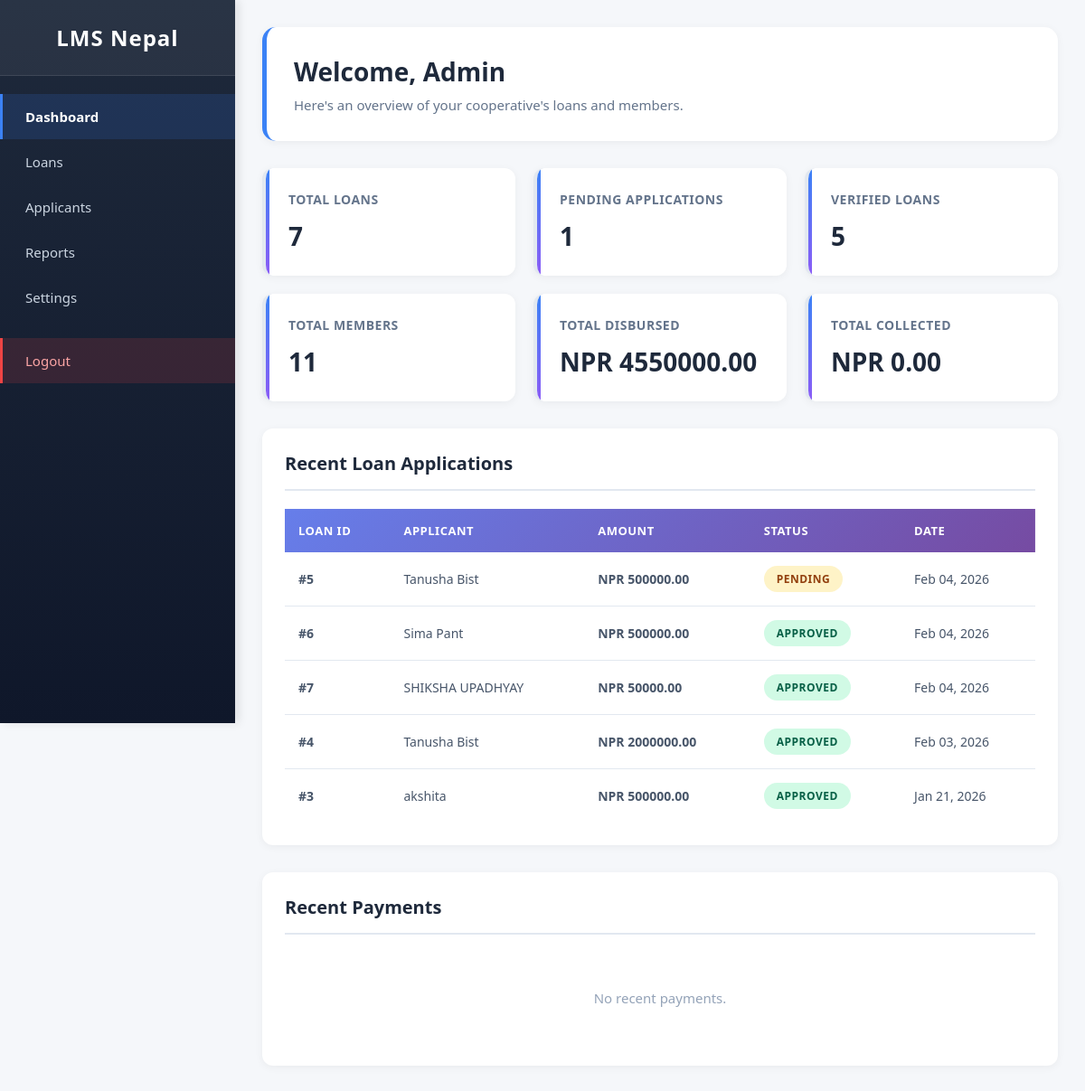
/admin-dashboard/ (signed in), run on the app's committed database.
### core/models.py (models this page shows, shortened)
class Loan(models.Model):
    member = models.ForeignKey(Member, on_delete=models.CASCADE)
    loan_type = models.CharField(max_length=50, blank=True)
    amount = models.DecimalField(max_digits=10, decimal_places=2)
    duration_months = models.IntegerField(default=12)
    interest_rate = models.DecimalField(max_digits=5, decimal_places=2)
    purpose = models.TextField(blank=True)
    issued_date = models.DateField(auto_now_add=True)
    due_date = models.DateField()
    monthly_income = models.DecimalField(max_digits=10, decimal_places=2, null=True, blank=True)
    employment_type = models.CharField(max_length=50, blank=True)
    existing_loans = models.CharField(max_length=10, blank=True)
    repayment_method = models.CharField(max_length=50, blank=True)
    remarks = models.TextField(blank=True)
    personal_reason = models.CharField(max_length=100, blank=True, null=True)
    existing_emi = models.DecimalField(max_digits=10, decimal_places=2, null=True, blank=True)
    property_type = models.CharField(max_length=50, blank=True, null=True)
    property_value = models.DecimalField(max_digits=12, decimal_places=2, null=True, blank=True)
    property_location = models.CharField(max_length=200, blank=True, null=True)
    construction_status = models.CharField(max_length=50, blank=True, null=True)
    property_documents = models.FileField(upload_to='loan_documents/', blank=True, null=True)
    co_applicant_name = models.CharField(max_length=100, blank=True, null=True)
    co_applicant_relation = models.CharField(max_length=50, blank=True, null=True)
    student_name = models.CharField(max_length=100, blank=True, null=True)
    course_name = models.CharField(max_length=200, blank=True, null=True)
    institution_name = models.CharField(max_length=200, blank=True, null=True)
    institution_location = models.CharField(max_length=100, blank=True, null=True)
    course_duration = models.IntegerField(null=True, blank=True)
    admission_letter = models.FileField(upload_to='loan_documents/', blank=True, null=True)
    guardian_name = models.CharField(max_length=100, blank=True, null=True)
    guardian_income = models.DecimalField(max_digits=10, decimal_places=2, null=True, blank=True)
    business_name = models.CharField(max_length=200, blank=True, null=True)
    business_type = models.CharField(max_length=100, blank=True, null=True)
    business_registration = models.CharField(max_length=100, blank=True, null=True)
    business_age = models.IntegerField(null=True, blank=True)
    annual_turnover = models.DecimalField(max_digits=12, decimal_places=2, null=True, blank=True)
    business_plan = models.FileField(upload_to='loan_documents/', blank=True, null=True)
    business_address = models.TextField(blank=True, null=True)
    farm_size = models.DecimalField(max_digits=8, decimal_places=2, null=True, blank=True)
    farming_type = models.CharField(max_length=100, blank=True, null=True)
    land_ownership = models.CharField(max_length=50, blank=True, null=True)
    crop_type = models.CharField(max_length=200, blank=True, null=True)
    land_documents = models.FileField(upload_to='loan_documents/', blank=True, null=True)
    irrigation_facility = models.CharField(max_length=20, blank=True, null=True)
    farming_experience = models.IntegerField(null=True, blank=True)
    status = models.CharField(
        max_length=20,
        choices=[
            ('pending', 'Pending'),
            ('approved', 'Approved'),
            ('closed', 'Closed'),
        ],
        default='pending'
    )

class Member(models.Model):
    user = models.OneToOneField(User, on_delete=models.CASCADE)
    phone = models.CharField(max_length=15)
    address = models.TextField()
    dob = models.DateField(null=True, blank=True)
    occupation = models.CharField(max_length=100, blank=True)
    monthly_income = models.DecimalField(max_digits=10, decimal_places=2, null=True, blank=True)
    joined_date = models.DateField(auto_now_add=True)
    profile_photo = models.ImageField(upload_to='profile_photos/', null=True, blank=True)

### core/views.py (the view)
# urls.py: path('admin-dashboard/', views.admin_dashboard, name='admin_dashboard'),
@login_required
def admin_dashboard(request):
    if not request.user.is_staff:
        return redirect('login')
    total_members = Member.objects.count()
    total_loans = Loan.objects.count()
    pending_loans = Loan.objects.filter(status='pending').count()
    approved_loans = Loan.objects.filter(status='approved').count()
    total_disbursed = Loan.objects.filter(status__in=['approved', 'closed']).aggregate(
        total=Sum('amount')
    )['total'] or 0
    total_collected = Payment.objects.aggregate(total=Sum('amount_paid'))['total'] or 0
    recent_loans = Loan.objects.all().order_by('-issued_date')[:5]
    recent_payments = Payment.objects.all().order_by('-payment_date')[:5]
    context = {
        'total_members': total_members,
        'total_loans': total_loans,
        'pending_loans': pending_loans,
        'approved_loans': approved_loans,
        'total_disbursed': total_disbursed,
        'total_collected': total_collected,
        'recent_loans': recent_loans,
        'recent_payments': recent_payments,
    }
    return render(request, 'core/admin_dashboard.html', context)

### core/templates/core/admin_dashboard.html (shortened to what this page needs)
{% load static %}
<!DOCTYPE html>
<html lang="en">
<head>
</head>
<body>
  <aside class="sidebar">
    <div class="logo">LMS Nepal</div>
    <ul>
      <li><a href="{% url 'admin_dashboard' %}" class="active">Dashboard</a></li>
      <li><a href="{% url 'admin_loans' %}">Loans</a></li>
      <li><a href="{% url 'admin_applicants' %}">Applicants</a></li>
      <li><a href="{% url 'admin_reports' %}">Reports</a></li>
      <li><a href="{% url 'admin_settings' %}">Settings</a></li>
      <li><a href="{% url 'logout' %}" class="logout-btn">Logout</a></li>
    </ul>
  </aside>
  <main class="main-content">
    <header class="header">
      <h1> Welcome, Admin</h1>
      <p>Here's an overview of your cooperative's loans and members.</p>
    </header>
    <section class="stats">
      <div class="card">
        <h3>Total Loans</h3>
        <p>{{ total_loans|default:0 }}</p>
      </div>
      <div class="card">
        <h3>Pending Applications</h3>
        <p>{{ pending_loans|default:0 }}</p>
      </div>
      <div class="card">
        <h3>Verified Loans</h3>
        <p>{{ approved_loans|default:0 }}</p>
      </div>
      <div class="card">
        <h3>Total Members</h3>
        <p>{{ total_members|default:0 }}</p>
      </div>
      <div class="card">
        <h3>Total Disbursed</h3>
        <p>NPR {{ total_disbursed|floatformat:2|default:"0.00" }}</p>
      </div>
      <div class="card">
        <h3>Total Collected</h3>
        <p>NPR {{ total_collected|floatformat:2|default:"0.00" }}</p>
      </div>
    </section>
    <section class="recent-section">
      <h2> Recent Loan Applications</h2>
      {% if recent_loans %}
      <table class="recent-table">
        <thead>
          <tr>
            <th>Loan ID</th>
            <th>Applicant</th>
            <th>Amount</th>
            <th>Status</th>
            <th>Date</th>
          </tr>
        </thead>
        <tbody>
          {% for loan in recent_loans %}
          <tr>
            <td><strong>#{{ loan.id }}</strong></td>
            <td>{{ loan.member.user.get_full_name|default:loan.member.user.username }}</td>
            <td><strong>NPR {{ loan.amount|floatformat:2 }}</strong></td>
            <td>
              <span class="status-badge status-{{ loan.status }}">
                {{ loan.get_status_display }}
              </span>
            </td>
            <td>{{ loan.issued_date|date:"M d, Y" }}</td>
          </tr>
          {% endfor %}
        </tbody>
      </table>
      {% else %}
      <p> No recent loan applications.</p>
      {% endif %}
    </section>
    <section class="recent-section">
      <h2> Recent Payments</h2>
      {% if recent_payments %}
      <table class="recent-table">
        <thead>
          <tr>
            <th>Payment ID</th>
            <th>Loan ID</th>
            <th>Member</th>
            <th>Amount</th>
            <th>Date</th>
          </tr>
        </thead>
        <tbody>
          {% for payment in recent_payments %}
          <tr>
            <td><strong>#{{ payment.id }}</strong></td>
            <td>#{{ payment.loan.id }}</td>
            <td>{{ payment.loan.member.user.get_full_name|default:payment.loan.member.user.username }}</td>
            <td><strong>NPR {{ payment.amount_paid|floatformat:2 }}</strong></td>
            <td>{{ payment.payment_date|date:"M d, Y" }}</td>
          </tr>
          {% endfor %}
        </tbody>
      </table>
      {% else %}
      <p> No recent payments.</p>
      {% endif %}
    </section>
  </main>
</body>
</html>

### core/templates/core/admin_dashboard.html (style rules this page uses)
* { margin: 0; padding: 0; box-sizing: border-box; font-family: 'Segoe UI', Tahoma, Geneva, Verdana, sans-serif; }
body { display: flex; background: #f5f7fa; min-height: 100vh; }
.sidebar { width: 260px; background: linear-gradient(180deg, #1e293b 0%, #0f172a 100%); color: white; padding: 0; position: fixed; height: 100vh; overflow-y: auto; box-shadow: 4px 0 10px rgba(0, 0, 0, 0.1); }
.logo { padding: 25px 20px; font-size: 24px; font-weight: 700; text-align: center; background: rgba(255, 255, 255, 0.05); border-bottom: 1px solid rgba(255, 255, 255, 0.1); letter-spacing: 1px; }
.sidebar ul { list-style: none; padding: 20px 0; }
.sidebar ul li { margin: 0; }
.sidebar ul li a { display: flex; align-items: center; padding: 15px 25px; color: #cbd5e1; text-decoration: none; transition: all 0.3s ease; border-left: 3px solid transparent; font-size: 15px; }
.sidebar ul li a.active { background: rgba(59, 130, 246, 0.15); color: white; border-left-color: #3b82f6; font-weight: 600; }
.logout-btn { margin-top: 20px; background: rgba(239, 68, 68, 0.15) !important; color: #fca5a5 !important; border-left-color: #ef4444 !important; }
.main-content { margin-left: 260px; flex: 1; padding: 30px; min-height: 100vh; }
.header { background: white; padding: 30px; border-radius: 15px; margin-bottom: 30px; box-shadow: 0 2px 10px rgba(0, 0, 0, 0.05); border-left: 5px solid #3b82f6; }
.header h1 { color: #1e293b; font-size: 28px; margin-bottom: 8px; }
.header p { color: #64748b; font-size: 15px; }
.stats { display: grid; grid-template-columns: repeat(auto-fit, minmax(240px, 1fr)); gap: 20px; margin-bottom: 30px; }
.card { background: white; padding: 25px; border-radius: 12px; box-shadow: 0 2px 10px rgba(0, 0, 0, 0.05); transition: all 0.3s ease; border-left: 4px solid #e2e8f0; position: relative; overflow: hidden; }
.card::before { content: ''; position: absolute; top: 0; left: 0; width: 4px; height: 100%; background: linear-gradient(180deg, #3b82f6, #8b5cf6); }
.card h3 { color: #64748b; font-size: 14px; font-weight: 600; margin-bottom: 12px; text-transform: uppercase; letter-spacing: 0.5px; position: relative; z-index: 1; }
.card p { color: #1e293b; font-size: 28px; font-weight: 700; position: relative; z-index: 1; }
.recent-section { background: white; padding: 25px; border-radius: 12px; box-shadow: 0 2px 10px rgba(0, 0, 0, 0.05); margin-bottom: 30px; }
.recent-section h2 { color: #1e293b; font-size: 20px; margin-bottom: 20px; padding-bottom: 15px; border-bottom: 2px solid #e2e8f0; }
.recent-table { width: 100%; border-collapse: collapse; overflow: hidden; }
.recent-table thead { background: linear-gradient(135deg, #667eea 0%, #764ba2 100%); color: white; }
.recent-table thead th { padding: 15px; text-align: left; font-weight: 600; font-size: 13px; text-transform: uppercase; letter-spacing: 0.5px; }
.recent-table tbody tr { border-bottom: 1px solid #e2e8f0; transition: all 0.2s ease; }
.recent-table tbody td { padding: 15px; color: #475569; font-size: 14px; }
.recent-table tbody tr:last-child { border-bottom: none; }
.status-badge { display: inline-block; padding: 6px 14px; border-radius: 20px; font-size: 12px; font-weight: 600; text-transform: uppercase; letter-spacing: 0.5px; }
.status-pending { background: #fef3c7; color: #92400e; }
.status-approved { background: #d1fae5; color: #065f46; }
.recent-section > p { text-align: center; color: #94a3b8; padding: 40px 0; font-size: 15px; }

### data on the page
Loan: id "5", member.user.get_full_name "Tanusha Bist", amount "500000.00", status "PENDING", issued_date "Feb 04, 2026"
Loan: id "6", member.user.get_full_name "Sima Pant", amount "500000.00", status "APPROVED", issued_date "Feb 04, 2026"
Loan: id "7", member.user.get_full_name "SHIKSHA UPADHYAY", amount "50000.00", status "APPROVED", issued_date "Feb 04, 2026"
Loan: id "4", member.user.get_full_name "Tanusha Bist", amount "2000000.00", status "APPROVED", issued_date "Feb 03, 2026"
Loan: id "3", member.user.get_full_name "akshita", amount "500000.00", status "APPROVED", issued_date "Jan 21, 2026"

### other printed values
{{ total_loans|default:0 }} "7"
{{ pending_loans|default:0 }} "1"
{{ approved_loans|default:0 }} "5"
{{ total_members|default:0 }} "11"
{{ total_disbursed|floatformat:2|default:"0.00" }} "4550000.00"
{{ total_collected|floatformat:2|default:"0.00" }} "0.00"
